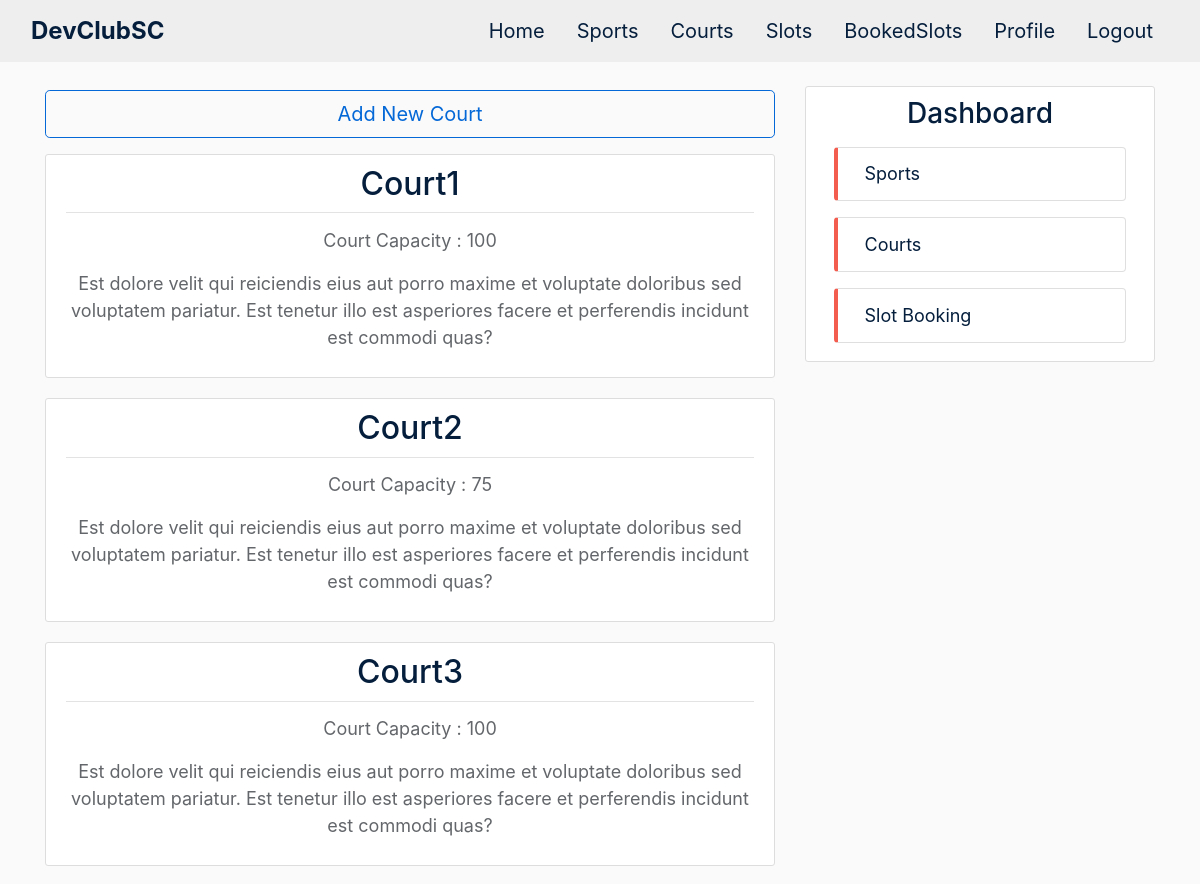
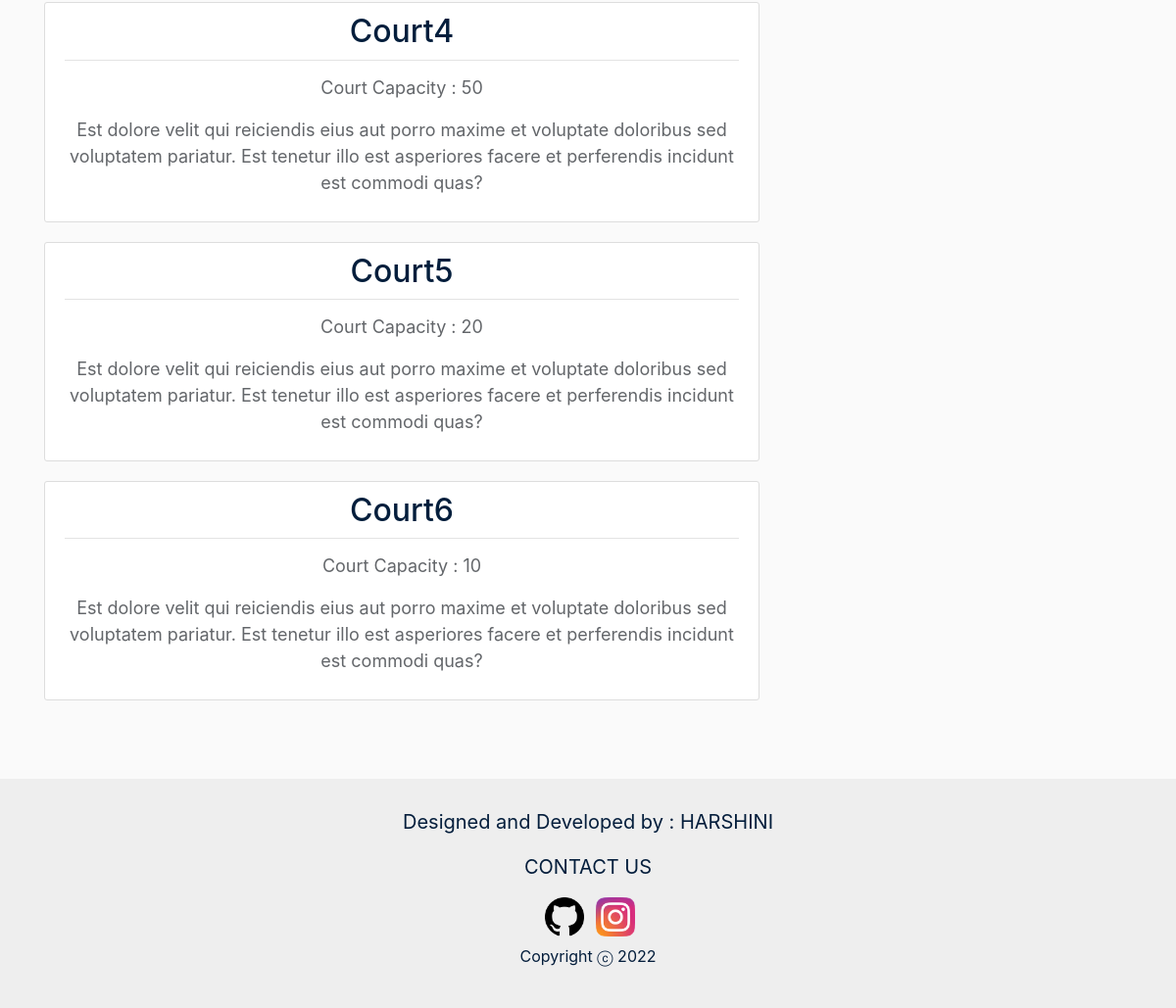
Page /courts/ (signed in) on the committed database (2 pictures, top to bottom).
### courts/models.py (models this page shows, shortened)
class Court(models.Model):
    name = models.CharField(max_length=100)
    capacity = models.IntegerField()

### courts/views.py (the view)
# urls.py: path('courts/', CourtListView.as_view(), name='courts-home'),
class CourtListView(ListView):
    model = Court
    template_name = 'courts/courts.html'
    context_object_name = 'courts'
    extra_context = {'staffs': Staff.objects.all(), 'slots': Slot.objects.all(), 'ratings': Rating.objects.all()}

### courts/templates/courts/courts.html (shortened to what this page needs)
{% extends 'sports/base.html' %}
{% block content %}
{% if user.is_superuser %}
    <a
            class="btn btn-outline btn-block btn-lg mt-1 mb-3"
            href="{% url 'courts-create' %}"
            >Add New Court</a
    >
{% endif %}
{% for court in courts %}
    <article class="media content-section shadow-box">
        <div class="media-body">
            <div class="article-metadata sport-title-div">
                <h2><a class="article-title sport-title" href="{% url 'courts-detail' court.id %}">{{ court.name }}</a></h2>
            </div>
            <p class="sports-article-content">Court Capacity : {{ court.capacity }}</p>
            <p class="sports-article-content">Est dolore velit qui reiciendis eius aut porro maxime et voluptate doloribus sed voluptatem pariatur. Est tenetur illo est asperiores facere et perferendis incidunt est commodi quas?</p>
        </div>
    </article>
{% endfor %}
{% endblock content %}

### sports/static/sports/main.css (style rules this page uses)
body { background: #fafafa; color: #444444; padding-top: 62px; }
h1, h2, h3, h4, h5, h6 { color: #444444; }
.content-section { background: #ffffff; padding: 10px 20px; border: 1px solid #dddddd; border-radius: 3px; margin-bottom: 20px; }
.article-title { color: #041e3c; }
.article-metadata { padding-bottom: 1px; margin-bottom: 4px; border-bottom: 1px solid #e3e3e3; text-align: center; }
.btn { color:#0468d7 !important; border-color: #0468d7; }
.sports-article-content { font-size: 18px; text-align: center; color: #63666A; margin-top: 2%; }
.shadow-box { transition: 0.5s; }

### rows in the picture
Court: name "Court1", capacity "100"
Court: name "Court2", capacity "75"
Court: name "Court3", capacity "100"
Court: name "Court4", capacity "50"
Court: name "Court5", capacity "20"
Court: name "Court6", capacity "10"
